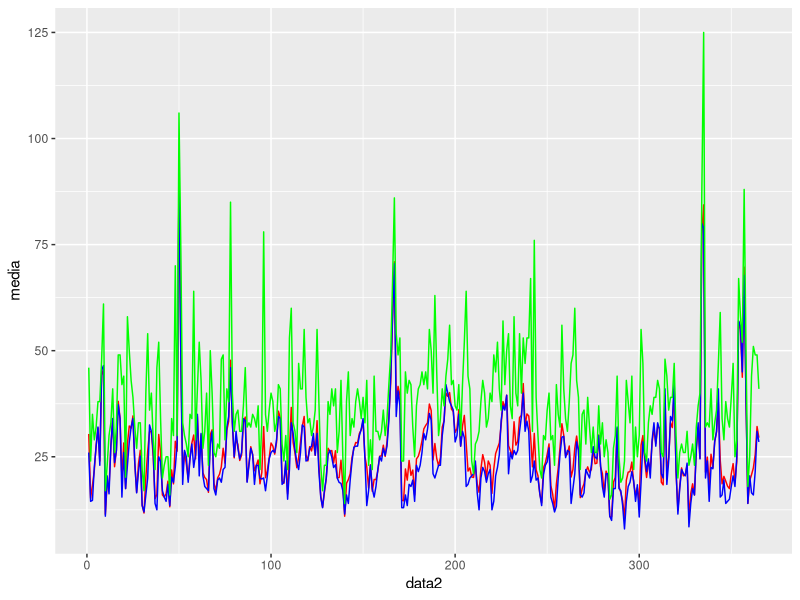
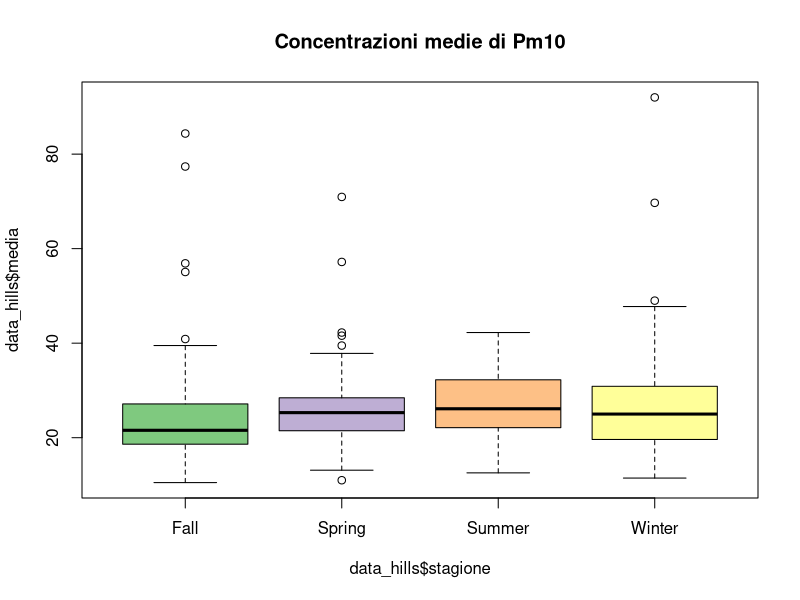
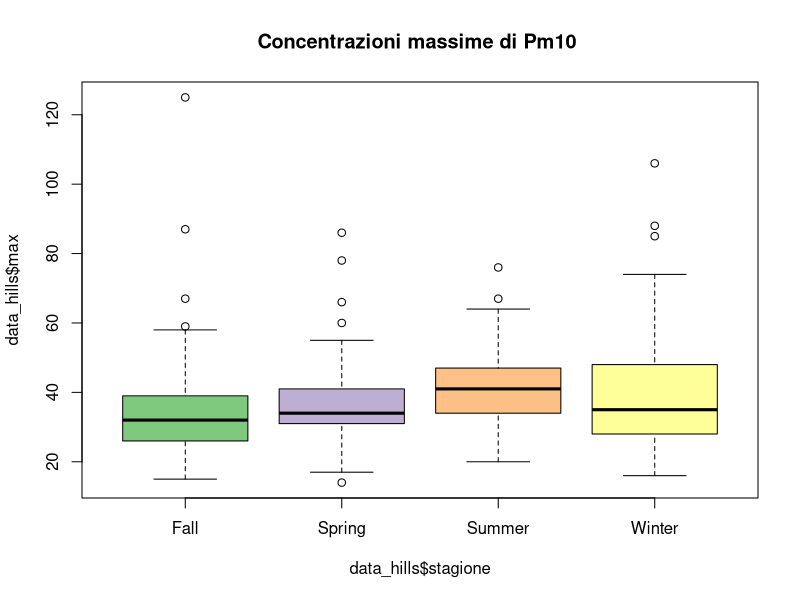

The R script that drew these images, in order: (Note: this script raises an error after producing the figures.)
## ---- chunk 1
#setto la WD ----
pm10 <- read.csv2("data/pm2010.csv", dec = ".")

#questo è un pacchetto di pacchetti. Contiene molti pacchetti utili :-)

library(tidyr)
#creO variabile per anno, giorno, mese
pm10_a <- separate(pm10, col = "data", into = c("anno","mese","giorno"), sep = "-")

pm10_a$mese2 <- as.numeric(pm10_a$mese)

str(pm10_a)        

pm10_a$mese2


pm10_a$giorno2 <- as.numeric(pm10_a$giorno)
str(pm10_a)
# stagioni: primavera (21-03 / 20-06), estate (21-06/22-09), autunno (23-09 /21-12)
# inverno(22-12/20-03)

#divido in stagioni ----
getSeason <- function(DATES) {
  WS <- as.Date("2010-12-22", format = "%Y-%m-%d") # Winter Solstice
  SE <- as.Date("2010-3-21",  format = "%Y-%m-%d") # Spring Equinox
  SS <- as.Date("2010-6-21",  format = "%Y-%m-%d") # Summer Solstice
  FE <- as.Date("2010-9-23",  format = "%Y-%m-%d") # Fall Equinox
  d <- as.Date(strftime(DATES, format="2010-%m-%d"))
  
  ifelse (d >= WS | d < SE, "Winter",
          ifelse (d >= SE & d < SS, "Spring",
                  ifelse (d >= SS & d < FE, "Summer", "Fall")))
}


k <- getSeason(pm10$data)



pm10_a$Stagione<- k

table(pm10_a$Stagione)


summary(pm10_a)
## ---- chunk 2

data_hills<-(pm10_a[1:10])
data_hills$stagione<-pm10_a$Stagione


## ---- chunk 3
#un modo carino per selezionare i colori
color = grDevices::colors()[grep('gr(a|e)y', grDevices::colors(), invert = T)]

# questo comando crea un oggetto che si chiama color che contiene tutti e 433 i colori base di R escluse le scale di grigio
# poi basta fare col = sample(color, n) all'intero di una funzione che usa come argument col
# dove n è il numero di colori che devi utilizzare

#alternativa se 433 colori sono troppi
library(RColorBrewer)
qual_col_pals = brewer.pal.info[brewer.pal.info$category == 'qual',]
col_vector = unlist(mapply(brewer.pal, qual_col_pals$maxcolors, rownames(qual_col_pals)))
# questa funzione produce un vettore di 74 colori
## ---- chunk 4
library(ggplot2)
pm10$data2 <- seq(1,365,1)


ggplot(pm10, aes(x = data2)) +
  geom_path(aes(y = media), color = "red") +
  geom_path(aes(y = mediana), color = "blue") +
  geom_path(aes(y = max), color = "green")
  

## ---- chunk 5

boxplot(data_hills$media~data_hills$stagione,col=col_vector,main="Concentrazioni medie di Pm10")

boxplot(data_hills$max~data_hills$stagione,col=col_vector, main="Concentrazioni massime di Pm10 ")

plot(data_hills$dv,data_hills$media, main=" Boxplot concentazione Pm10 e direzione del vento",ylab="Concentrazione media di Pm10", col=col_vector)

boxplot(pm10_a$media~pm10_a$mese2,col=col_vector)

## ---- chunk 6
panel.hist <- function(x, ...)
{
  usr <- par("usr"); on.exit(par(usr))
  par(usr = c(usr[1:2], 0, 1.5) )
  h <- hist(x, plot = FALSE)
  breaks <- h$breaks; nB <- length(breaks)
  y <- h$counts; y <- y/max(y)
  rect(breaks[-nB], 0, breaks[-1], y, col = "cyan", ...)
}



panel.cor <- function(x, y, digits = 2, prefix = "", cex.cor, ...)
{
  usr <- par("usr"); on.exit(par(usr))
  par(usr = c(0, 1, 0, 1))
  r <- abs(cor(x, y))
  txt <- format(c(r, 0.123456789), digits = digits)[1]
  txt <- paste0(prefix, txt)
  if(missing(cex.cor)) cex.cor <- 0.8/strwidth(txt)
  text(0.5, 0.5, txt, cex = cex.cor * r)
}
## ---- chunk 7
data_pca <- pm10_a[,c(1:9)]
pairs(data_pca,upper.panel =panel.smooth,lower.panel=panel.cor,diag.panel = panel.hist)
## ---- chunk 8
### PCA ANALYSIS ----
require(ade4)

names(pm10_a)

#estraggo da pm10 solo le variabili numeriche da inserire nella PCA escludendo giorno mese e anno che sono da considerarsi factors
data_pca <- pm10_a[,c(1:9)]

# con nf = 3 gli stò dicendo di tenere tre assi
pcapm <- dudi.pca(data_pca, scannf = FALSE, nf = 3)

#faccio il biplot, cos'è clab.row?
# clab.row serve a gestire la grandezza dei quadratini delle osservazioni
# clab.col invece controlla le variabili
scatter(pcapm, clab.row = 0.5)

#valori dei punteggi per le variabili
pcapm$c1
## ---- chunk 9
#cerchio di correlazione, i punteggi delle varibili sono plottati su una circonferenza di raggio unitario
par(mfrow = c(2,2))
s.corcircle(pcapm$c1, xax = 1, yax = 2) #plotto prima e seconda
s.corcircle(pcapm$c1, xax = 1, yax = 3) #plotto prima e terza
s.corcircle(pcapm$c1, xax = 2, yax = 3) #plotto seconda e terza
## ---- chunk 10
#calcolo gli autovalori
pcapm$eig / sum(pcapm$eig) 

#calcolo la somma cumilata degli autovalori
cumsum(pcapm$eig / sum(pcapm$eig)) # con i primi tre assi spiego circa il 70% che non è male
## ---- chunk 11

par(mfrow= c(1,1))
s.class(pcapm$li, factor(pm10_a$Stagione), xax = 1, yax = 2, col = c(1,2,3,4)) 
s.class(pcapm$li, factor(pm10_a$Stagione), xax = 1, yax = 3, col = c(1,2,3,4))
s.class(pcapm$li, factor(pm10_a$Stagione), xax = 2, yax = 3, col = c(1,2,3,4))



s.class(pcapm$li, factor(pm10_a$Stagione), xax = 2, yax = 3, col = rainbow(4)) #se volessi usare la funzione rainbow


## ---- chunk 12
#DIREZIONE DEL VENTO ----
s.class(pcapm$li, factor(pm10_a$dv), xax = 1, yax = 2, col = sample(col_vector, nlevels(pm10$dv)))
s.class(pcapm$li, factor(pm10_a$dv), xax = 1, yax = 3, col = sample(col_vector, nlevels(pm10$dv)))
s.class(pcapm$li, factor(pm10_a$dv), xax = 2, yax = 3, col = sample(col_vector, nlevels(pm10$dv)))

s.class(pcapm$li, factor(pm10_a$dv), xax = 1, yax = 2, col = rainbow(nlevels(pm10$dv)),clabel = .8)

s.class(pcapm$li, factor(pm10_a$dv), xax = 1, yax = 3, col = rainbow(nlevels(pm10$dv)))
s.class(pcapm$li, factor(pm10_a$dv), xax = 2, yax = 3, col = rainbow(nlevels(pm10$dv)))

## ---- chunk 13
mod2<-lm(media~tmp+max+vv+dv+rdz+pgg+umr+prs+stagione,data=data_hills)
summary(mod2)

## ---- chunk 14
mod2<-lm(media~tmp+max+vv+dv+rdz+pgg+umr+prs+stagione,data=data_hills)
summary(mod2)
plot(mod2$residuals)

mod2s=step(mod2,direction="both")
summary(mod2s)
plot(mod2s$residuals)


qqnorm(mod2s$residuals)




plot(mod2s$residuals~data_hills$dv)
plot(mod2s$residuals~data_hills$stagione)
acf(mod2s$residuals)
cor(data_hills[,c(1:9)])


## ---- chunk 15


# medie e norma di legge ----

data_hills$normaL<-ifelse(data_hills$media<50.000,"low","high")

data_hills$normaL<-as.factor(data_hills$normaL)

plot(data_hills$media~data_hills$normaL)


# vorrei fare la stessa cosa che hai fatto qui con la norma di 
# legge.... però non ci riesco 

pm10$data2 <- seq(1,365,1)


ggplot(pm10, aes(x = data2)) +
  geom_path(aes(y = media), color = "red") +
  geom_path(aes(y = mediana), color = "blue") +
  geom_path(aes(y = max), color = "green")





## ---- chunk 16
library(mgcv)

require(mgcv)
data_hills<-(pm10_a[1:10])
data_hills$stagione<-pm10_a$Stagione
names(data_hills)

g<-gam(media~ s(umr)+s(tmp)+s(pgg)+s(rdz)+s(vv)+s(prs),data=data_hills)
summary(g)
plot(g)


gam.check(g)
g2<-predict(g,se=TRUE)

# QUESTO SOPRA è QUELLO VERO GLI ALTRI SOTTO PER CAZZARARE
data_media<-data_pca[,-2]
data_scaled<-scale(data_media)

data_scaled<-as.data.frame(data_scaled)
modscale<-lm(media~tmp+max+vv+rdz+pgg+umr+prs,data=data_scaled)
plot(modscale)
summary(modscale)
AIC(modscale)

a<-gam(max~s(pgg,by=vv),data=data_media)
plot(a,pages=1)
summary(a)


b<-gam(max ~ s(tmp,by=vv),data=data_media)
plot(b,pages=1)
summary(b)


c<-gam(media~ s(tmp,by=rdz),data=data_media)
plot(c,page=1)
summary(c)


d<-gam(media~s(tmp,by=vv),data=data_scaled)
plot(d,page=1)
summary(d)


e<-gam(media~s(umr,by=pgg),data=data_scaled)
plot(e,page=1)
summary(e)



f<-gam(media~s(umr,by=stagione),data=data_hills)
summary(f)
plot(f)



## ---- chunk 17
boxplot(data_pca$pgg)
plot(data_pca$pgg,type="l")
pgg_l<-data_hills$pgg_l<-log(data_pca$pgg-1)


str(pgg_l)


plot(data_hills$max,data_hills$pgg,type="l")
plot(data_hills$max,data_hills$pgg_l,type="l")
